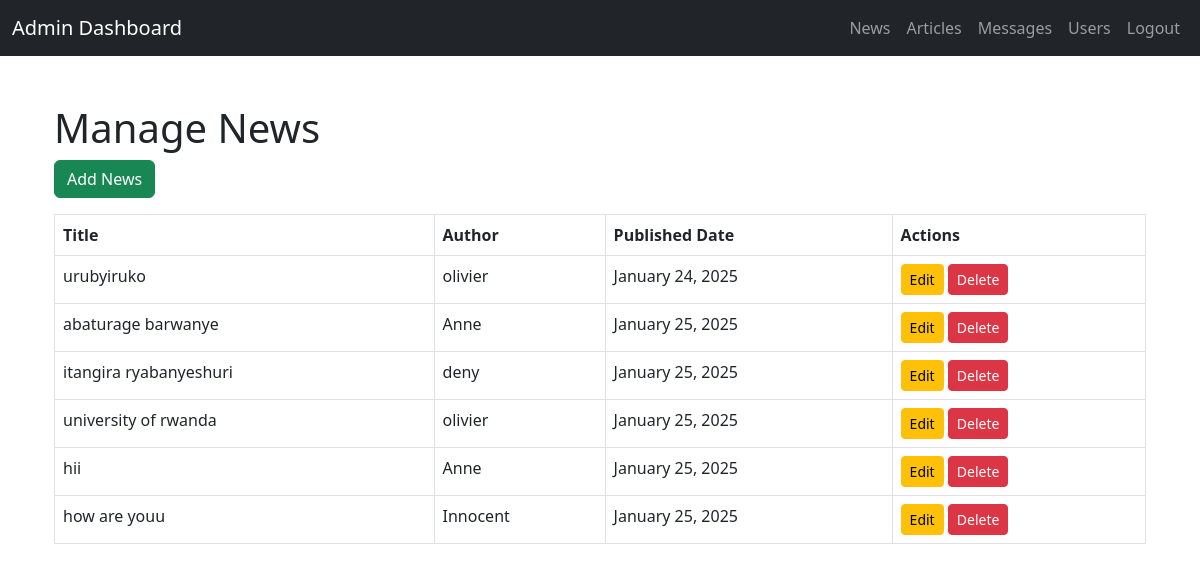
Before: /manage-news/ (signed in) with the older database file.
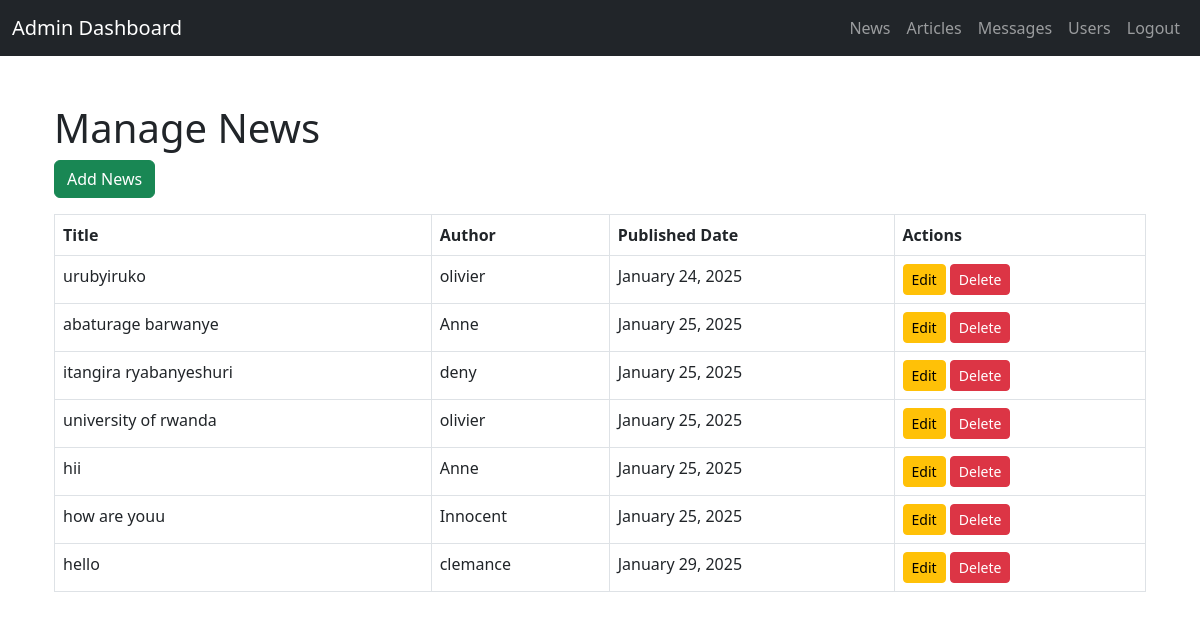
After: the same page with the newer database file.
### newsapp/models.py (models this page shows, shortened)
class News(models.Model):
    title = models.CharField(max_length=200)
    author = models.ForeignKey(User, on_delete=models.CASCADE)
    published_date = models.DateTimeField(auto_now_add=True)
    content = models.TextField()
    summary = models.TextField(blank=True, null=True)  # Optional short description
    image = models.ImageField(upload_to='news_images/', blank=True, null=True)

class User(AbstractUser):
    is_admin = models.BooleanField(default=False)
    bio = models.TextField(blank=True, null=True)
    def __str__(self):
        return self.username

### newsapp/views.py (the view)
# urls.py: path('manage-news/', manage_news, name='manage_news'),
@user_passes_test(is_superuser)
def manage_news(request):
    news = News.objects.all()
    return render(request, 'manage_news.html', {'news': news})

### newsapp/views.py (called while the page is built)
def is_superuser(user):
    return user.is_superuser

### templates/manage_news.html
{% extends 'dashbase.html' %}
{% block content %}
<div class="container mt-5">
    <h1>Manage News</h1>
    <a href="{% url 'admin:newsapp_news_add' %}" class="btn btn-success mb-3">Add News</a>
    <table class="table table-bordered">
        <thead>
            <tr>
                <th>Title</th>
                <th>Author</th>
                <th>Published Date</th>
                <th>Actions</th>
            </tr>
        </thead>
        <tbody>
            {% for article in news %}
            <tr>
                <td>{{ article.title }}</td>
                <td>{{ article.author }}</td>
                <td>{{ article.published_date|date:"F j, Y" }}</td>
                <td>
                    <a href="{% url 'admin:newsapp_news_change' article.id %}" class="btn btn-sm btn-warning">Edit</a>
                    <a href="{% url 'admin:newsapp_news_delete' article.id %}" class="btn btn-sm btn-danger">Delete</a>
                </td>
            </tr>
            {% endfor %}
        </tbody>
    </table>
</div>
{% endblock %}

Changed rows visible on the page:
added News: title "hello", author "clemance", published_date "January 29, 2025"
